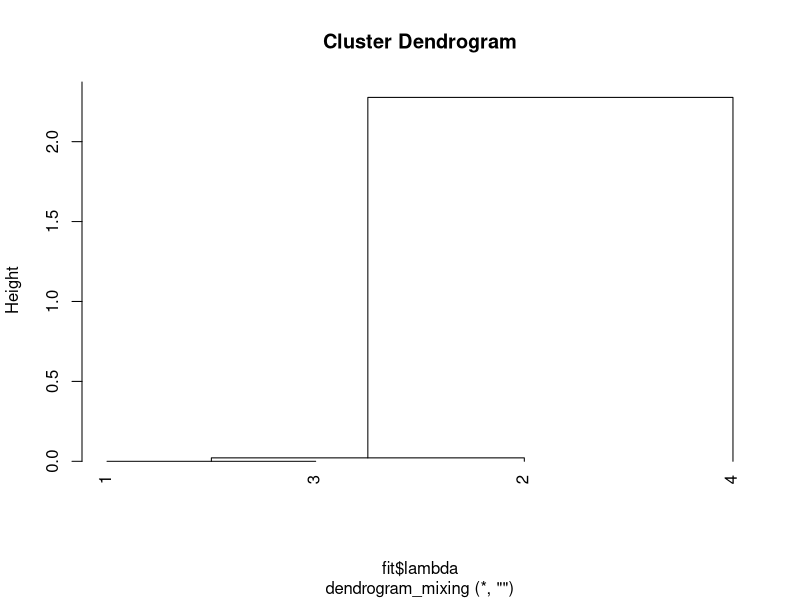

Reproduce this figure in R.
dendrogram_mixing <- function(ps, thetas) {
  thetas <- as.matrix(thetas)
  if (nrow(thetas)==1 & ncol(thetas) > 1){
    ## univariate case
    thetas = thetas[1, ]
    n <- length(thetas)
    print(n)
    if (n < 2) stop("need n >= 2")
    harmonic_means = outer(ps, ps, "*") / outer(ps, ps, "+")
    origD <- harmonic_means * (outer(thetas, thetas, "-"))^2
    # dynamic cluster distance matrix (between current clusters)
    D <- origD
    diag(D) <- Inf
    # clusters hold the member indices for each current cluster
    clusters = lapply(c(1:n), function(i) list(members=i, p=ps[i], theta=thetas[i]))
    # cluster_labels hold numbers to be placed in merge: negative for leaves, positive for merge-row indices
    cluster_labels <- - (1:n)
    merge <- matrix(0L, n - 1, 2L)
    merge_pair <- matrix(0L, n - 1, 2L)
    height <- numeric(n - 1)
    G = list(ps = ps, thetas = thetas)
    Gs = list(G)
    for (step in seq_len(n - 2)) {
      # pick closest pair (first occurrence if ties)
      idx <- which(D == min(D), arr.ind = TRUE)[1, ]
      i <- idx[1]; j <- idx[2]
      if (i > j) { tmp <- i; i <- j; j <- tmp }
      # put the labels (negative leaves or positive merge-row numbers) into merge[step, ]
      merge[step, ] <- c(cluster_labels[i], cluster_labels[j])
      height[step] <- D[i, j]
      merge_pair[step, ] <- c(i, j)
      # create merged cluster
      new_members <- c(clusters[[i]]$members, clusters[[j]]$members)
      new_p = clusters[[i]]$p + clusters[[j]]$p
      new_theta = (clusters[[i]]$p * clusters[[i]]$theta + clusters[[j]]$p * clusters[[j]]$theta) / new_p
      new_cluster <- list(members=new_members, p=new_p, theta=new_theta)
      clusters[[i]] <- new_cluster
      clusters[[j]] <- NULL
      # this merged cluster is formed at row 'step' of merge
      cluster_labels[i] <- step
      cluster_labels <- cluster_labels[-j]
      ps <- ps[-j]
      ps[i] = new_p
      thetas <- (thetas[-j])
      thetas[i] = new_theta
      new_G = list(ps = ps, thetas = thetas)
      Gs = append(Gs, list(new_G))
      # remove j-th row/col from D
      # and recompute distances between new cluster i and all others
      D <- D[-j, -j, drop = FALSE]
      hm = (ps[i] * ps[-i]) / (ps[i] + ps[-i])
      dm = ((thetas[i] - thetas[-i])^2)
      D[i, -i] = hm * dm
      D[-i, i] = hm * dm
      D[i, i] = Inf
    }
    ## last step: only merge and don't need compute dissimilarity matrix
    step = n-1
    idx <- which(D == min(D), arr.ind = TRUE)[1, ]
    i <- idx[1]; j <- idx[2]
    if (i > j) { tmp <- i; i <- j; j <- tmp }
    # put the labels (negative leaves or positive merge-row numbers) into merge[step, ]
    merge[step, ] <- c(cluster_labels[i], cluster_labels[j])
    height[step] <- D[i, j]
    merge_pair[step, ] <- c(i, j)
    # create merged cluster
    new_members <- c(clusters[[i]]$members, clusters[[j]]$members)
    new_p = clusters[[i]]$p + clusters[[j]]$p
    new_theta = (clusters[[i]]$p * clusters[[i]]$theta + clusters[[j]]$p * clusters[[j]]$theta) / new_p
    new_cluster <- list(members=new_members, p=new_p, theta=new_theta)
    clusters[[i]] <- new_cluster
    clusters[[j]] <- NULL
    # this merged cluster is formed at row 'step' of merge
    cluster_labels[i] <- step
    cluster_labels <- cluster_labels[-j]
    ps <- ps[-j]
    ps[i] = new_p
    thetas <- thetas[-j]
    thetas[i] = new_theta
    new_G = list(ps = ps, thetas = thetas)
    Gs = append(Gs, list(new_G))
    # recursive order builder: positive integers are merge-row indices (1..n-1), negative are leaves
    get_order <- function(node) {
      if (node < 0) return(-node)
      left <- merge[node, 1]
      right <- merge[node, 2]
      c(get_order(left), get_order(right))
    }
    order <- get_order(n - 1)  # root is the last merge row
    labels <- if (!is.null(rownames(X))) rownames(X) else as.character(seq_len(n))
    hc = structure(
      list(merge = merge,
           height = height,
           order = order,
           labels = labels,
           call = match.call()),
      class = "hclust"
    )
    return(list(hc=hc, Gs=Gs, merge_pair=merge_pair))
  } else {
    ## multivariate case
    n <- nrow(thetas)
    if (n < 2) stop("need n >= 2")
    harmonic_means = outer(ps, ps, "*") / outer(ps, ps, "+")
    origD <- harmonic_means * as.matrix(dist(thetas)^2)
    # dynamic cluster distance matrix (between current clusters)
    D <- origD
    diag(D) <- Inf
    # clusters hold the member indices for each current cluster
    clusters = lapply(c(1:n), function(i) list(members=i, p=ps[i], theta=thetas[i]))
    # cluster_labels hold numbers to be placed in merge: negative for leaves, positive for merge-row indices
    cluster_labels <- - (1:n)
    merge <- matrix(0L, n - 1, 2L)
    merge_pair <- matrix(0L, n - 1, 2L)
    height <- numeric(n - 1)
    G = list(ps = ps, thetas = thetas)
    Gs = list(G)
    for (step in seq_len(n - 2)) {
      # pick closest pair (first occurrence if ties)
      idx <- which(D == min(D), arr.ind = TRUE)[1, ]
      i <- idx[1]; j <- idx[2]
      if (i > j) { tmp <- i; i <- j; j <- tmp }
      # put the labels (negative leaves or positive merge-row numbers) into merge[step, ]
      merge[step, ] <- c(cluster_labels[i], cluster_labels[j])
      height[step] <- D[i, j]
      merge_pair[step, ] <- c(i, j)
      # create merged cluster
      new_members <- c(clusters[[i]]$members, clusters[[j]]$members)
      new_p = clusters[[i]]$p + clusters[[j]]$p
      new_theta = (clusters[[i]]$p * clusters[[i]]$theta + clusters[[j]]$p * clusters[[j]]$theta) / new_p
      new_cluster <- list(members=new_members, p=new_p, theta=new_theta)
      clusters[[i]] <- new_cluster
      clusters[[j]] <- NULL
      # this merged cluster is formed at row 'step' of merge
      cluster_labels[i] <- step
      cluster_labels <- cluster_labels[-j]
      ps <- ps[-j]
      ps[i] = new_p
      thetas <- thetas[-j, ]
      thetas[i, ] = new_theta
      new_G = list(ps = ps, thetas = thetas)
      Gs = append(Gs, list(new_G))
      # remove j-th row/col from D
      # and recompute distances between new cluster i and all others
      D <- D[-j, -j, drop = FALSE]
      hm = ps[i] * ps[-i] / (ps[i] + ps[-i])
      if (step < n-2) dm = rowSums((thetas[i, ] - thetas[-i, ])^2) else dm = sum((thetas[i, ] - thetas[-i, ])^2)
      D[i, -i] = hm * dm
      D[-i, i] = hm * dm
      D[i, i] = Inf
    }
    ## last step: only merge and don't need compute dissimilarity matrix
    step = n-1
    idx <- which(D == min(D), arr.ind = TRUE)[1, ]
    i <- idx[1]; j <- idx[2]
    if (i > j) { tmp <- i; i <- j; j <- tmp }
    # put the labels (negative leaves or positive merge-row numbers) into merge[step, ]
    merge[step, ] <- c(cluster_labels[i], cluster_labels[j])
    height[step] <- D[i, j]
    merge_pair[step, ] <- c(i, j)
    # create merged cluster
    new_members <- c(clusters[[i]]$members, clusters[[j]]$members)
    new_p = clusters[[i]]$p + clusters[[j]]$p
    new_theta = (clusters[[i]]$p * clusters[[i]]$theta + clusters[[j]]$p * clusters[[j]]$theta) / new_p
    new_cluster <- list(members=new_members, p=new_p, theta=new_theta)
    clusters[[i]] <- new_cluster
    clusters[[j]] <- NULL
    # this merged cluster is formed at row 'step' of merge
    cluster_labels[i] <- step
    cluster_labels <- cluster_labels[-j]
    ps <- ps[-j]
    ps[i] = new_p
    thetas <- thetas[-j, ]
    thetas[i] = new_theta
    new_G = list(ps = ps, thetas = thetas)
    Gs = append(Gs, list(new_G))
    # recursive order builder: positive integers are merge-row indices (1..n-1), negative are leaves
    get_order <- function(node) {
      if (node < 0) return(-node)
      left <- merge[node, 1]
      right <- merge[node, 2]
      c(get_order(left), get_order(right))
    }
    order <- get_order(n - 1)  # root is the last merge row
    labels <- if (!is.null(rownames(X))) rownames(X) else as.character(seq_len(n))
    hc = structure(
      list(merge = merge,
           height = height,
           order = order,
           labels = labels,
           call = match.call()),
      class = "hclust"
    )
    return(list(hc=hc, Gs=Gs, merge_pair=merge_pair))
  }
}

library(mclust)
# X = rbind(matrix(rnorm(150*2), ncol = 2), 
#           matrix(rnorm(150*2), ncol = 2) + matrix(c(-3, 3), nrow = 150, ncol = 2, byrow = TRUE), 
#           matrix(rnorm(150*2), ncol = 2) + matrix(c(4, 0), nrow = 150, ncol = 2, byrow = TRUE))
# plot(X[, 1], X[, 2])
library(mixtools)
n = 10000
X = c(rnorm(n%/%2), rnorm(n%/%2) + 3)

K = 4
# Fit 2-component Gaussian mixture
fit <- normalmixEM(
  X,
  k = K,
  sigma = rep(1, K),
  sd.constr = rep('a', K),
  maxit = 2000,
  epsilon = 1e-8, # convergence tolerance
  verb = TRUE     # print log-likelihood each iteration
)

fit$lambda   # mixing proportions
fit$mu       # means
# fit$sigma    # standard deviations
# fit$loglik   # final log-likelihood
# fit$iter     # number of iterations used


dmm = dendrogram_mixing(fit$lambda, t(fit$mu))

dmm$Gs[[K-1]]

fit <- normalmixEM(
  X,
  k = 2,
  sigma = rep(1, 2),
  sd.constr = rep('a', 2),
  epsilon = 1e-8, # convergence tolerance
)

fit$lambda   # mixing proportions
fit$mu       # means

plot(dmm$hc, hang=-1)
